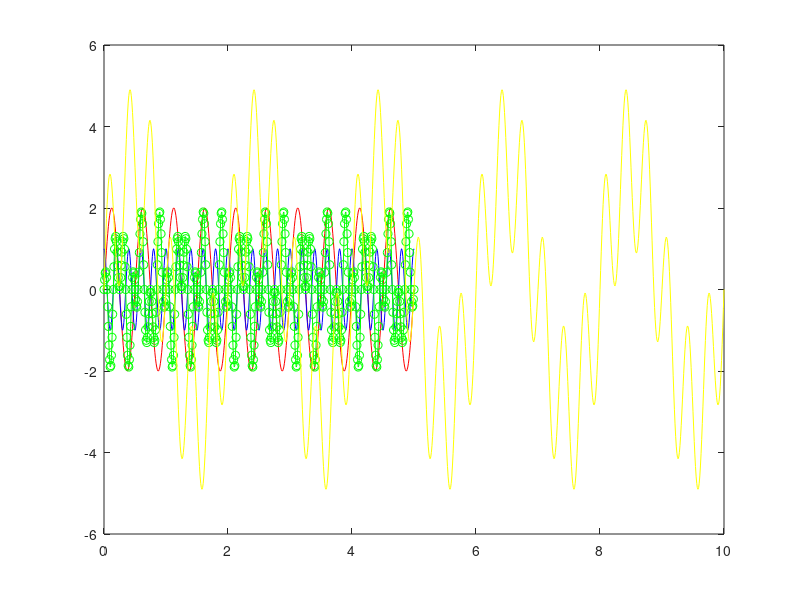

Recreate this plot in MATLAB. (Note: this script raises an error after producing the figure.)
t1 = 0:0.01:5;
x = 2*sin(4*pi*t1);
y = cos(10*pi*t1);
z = x.*y;
t2 = 0:0.01:10;
w = 3*sin(pi*t2)+2*sin(6*pi*t2);

p1 = plot(t1,x,"r");
hold on
p2 = plot(t1,y,"b");
p3 = plot(t1,z,"-og");
p4 = plot(t2,w,"y")
hold off
p1.LineWidth = 1;
p2.LineWidth = 2;
p3.LineWidth = 1;
p4.LineWidth = 2;
